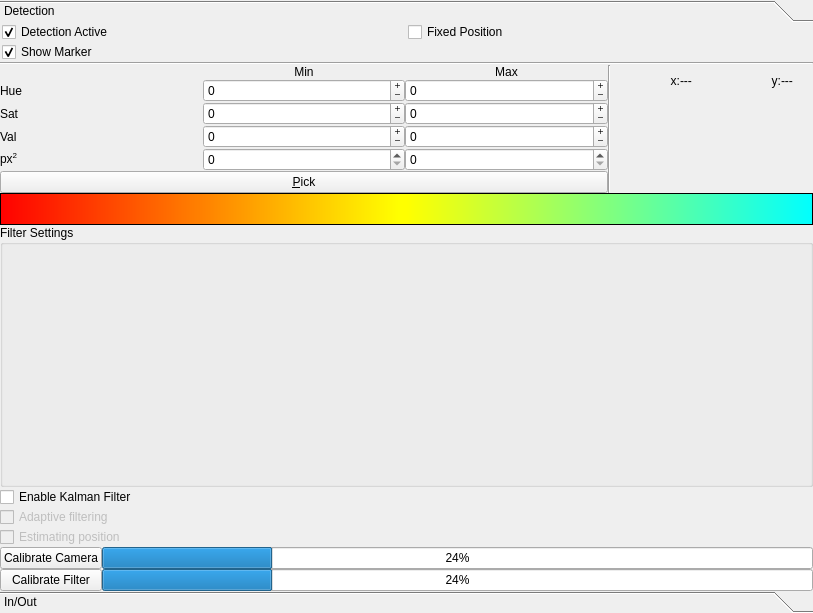
<?xml version="1.0" encoding="UTF-8"?>
<ui version="4.0">
 <class>tab_markers</class>
 <widget class="QWidget" name="tab_markers">
  <property name="geometry">
   <rect>
    <x>0</x>
    <y>0</y>
    <width>813</width>
    <height>613</height>
   </rect>
  </property>
  <property name="windowTitle">
   <string>Form</string>
  </property>
  <layout class="QGridLayout" name="gridLayout">
   <property name="leftMargin">
    <number>0</number>
   </property>
   <property name="topMargin">
    <number>0</number>
   </property>
   <property name="rightMargin">
    <number>0</number>
   </property>
   <property name="bottomMargin">
    <number>0</number>
   </property>
   <property name="spacing">
    <number>0</number>
   </property>
   <item row="0" column="0">
    <layout class="QGridLayout" name="gridLayout_2">
     <property name="spacing">
      <number>1</number>
     </property>
     <item row="0" column="0">
      <widget class="QToolBox" name="toolBox">
       <property name="currentIndex">
        <number>0</number>
       </property>
       <property name="tabSpacing">
        <number>0</number>
       </property>
       <widget class="QWidget" name="page_marker_detection">
        <property name="geometry">
         <rect>
          <x>0</x>
          <y>0</y>
          <width>811</width>
          <height>569</height>
         </rect>
        </property>
        <attribute name="label">
         <string>Detection</string>
        </attribute>
        <layout class="QGridLayout" name="gridLayout_6">
         <property name="leftMargin">
          <number>0</number>
         </property>
         <property name="topMargin">
          <number>0</number>
         </property>
         <property name="rightMargin">
          <number>0</number>
         </property>
         <property name="bottomMargin">
          <number>0</number>
         </property>
         <property name="spacing">
          <number>0</number>
         </property>
         <item row="9" column="0">
          <layout class="QGridLayout" name="layout_feature_parameters">
           <property name="spacing">
            <number>0</number>
           </property>
           <item row="1" column="2">
            <widget class="QSpinBox" name="spin_hue_min">
             <property name="wrapping">
              <bool>true</bool>
             </property>
             <property name="buttonSymbols">
              <enum>QAbstractSpinBox::PlusMinus</enum>
             </property>
             <property name="accelerated">
              <bool>true</bool>
             </property>
             <property name="maximum">
              <number>179</number>
             </property>
            </widget>
           </item>
           <item row="0" column="3">
            <widget class="QLabel" name="lbl_max">
             <property name="layoutDirection">
              <enum>Qt::LeftToRight</enum>
             </property>
             <property name="text">
              <string>Max</string>
             </property>
             <property name="alignment">
              <set>Qt::AlignCenter</set>
             </property>
            </widget>
           </item>
           <item row="0" column="2">
            <widget class="QLabel" name="lbl_min">
             <property name="layoutDirection">
              <enum>Qt::LeftToRight</enum>
             </property>
             <property name="text">
              <string>Min</string>
             </property>
             <property name="alignment">
              <set>Qt::AlignCenter</set>
             </property>
            </widget>
           </item>
           <item row="2" column="2">
            <widget class="QSpinBox" name="spin_sat_min">
             <property name="wrapping">
              <bool>true</bool>
             </property>
             <property name="frame">
              <bool>true</bool>
             </property>
             <property name="buttonSymbols">
              <enum>QAbstractSpinBox::PlusMinus</enum>
             </property>
             <property name="accelerated">
              <bool>true</bool>
             </property>
             <property name="maximum">
              <number>255</number>
             </property>
            </widget>
           </item>
           <item row="4" column="3">
            <widget class="QSpinBox" name="spin_area_max">
             <property name="maximum">
              <number>99999</number>
             </property>
            </widget>
           </item>
           <item row="3" column="2">
            <widget class="QSpinBox" name="spin_val_min">
             <property name="wrapping">
              <bool>true</bool>
             </property>
             <property name="frame">
              <bool>true</bool>
             </property>
             <property name="buttonSymbols">
              <enum>QAbstractSpinBox::PlusMinus</enum>
             </property>
             <property name="accelerated">
              <bool>true</bool>
             </property>
             <property name="maximum">
              <number>255</number>
             </property>
            </widget>
           </item>
           <item row="1" column="3">
            <widget class="QSpinBox" name="spin_hue_max">
             <property name="wrapping">
              <bool>true</bool>
             </property>
             <property name="frame">
              <bool>true</bool>
             </property>
             <property name="buttonSymbols">
              <enum>QAbstractSpinBox::PlusMinus</enum>
             </property>
             <property name="accelerated">
              <bool>true</bool>
             </property>
             <property name="maximum">
              <number>179</number>
             </property>
            </widget>
           </item>
           <item row="2" column="1">
            <widget class="QLabel" name="lbl_sat">
             <property name="text">
              <string>Sat</string>
             </property>
             <property name="margin">
              <number>2</number>
             </property>
            </widget>
           </item>
           <item row="3" column="1">
            <widget class="QLabel" name="lbl_val">
             <property name="text">
              <string>Val</string>
             </property>
             <property name="margin">
              <number>2</number>
             </property>
            </widget>
           </item>
           <item row="4" column="1">
            <widget class="QLabel" name="lbl_min_area">
             <property name="text">
              <string>&lt;html&gt;&lt;head/&gt;&lt;body&gt;&lt;p&gt;px&lt;span style=&quot; vertical-align:super;&quot;&gt;2&lt;/span&gt;&lt;/p&gt;&lt;/body&gt;&lt;/html&gt;</string>
             </property>
             <property name="margin">
              <number>2</number>
             </property>
            </widget>
           </item>
           <item row="1" column="1">
            <widget class="QLabel" name="lbl_hue">
             <property name="text">
              <string>Hue</string>
             </property>
             <property name="margin">
              <number>2</number>
             </property>
            </widget>
           </item>
           <item row="2" column="3">
            <widget class="QSpinBox" name="spin_sat_max">
             <property name="wrapping">
              <bool>true</bool>
             </property>
             <property name="frame">
              <bool>true</bool>
             </property>
             <property name="buttonSymbols">
              <enum>QAbstractSpinBox::PlusMinus</enum>
             </property>
             <property name="accelerated">
              <bool>true</bool>
             </property>
             <property name="maximum">
              <number>255</number>
             </property>
            </widget>
           </item>
           <item row="3" column="3">
            <widget class="QSpinBox" name="spin_val_max">
             <property name="wrapping">
              <bool>true</bool>
             </property>
             <property name="frame">
              <bool>true</bool>
             </property>
             <property name="buttonSymbols">
              <enum>QAbstractSpinBox::PlusMinus</enum>
             </property>
             <property name="accelerated">
              <bool>true</bool>
             </property>
             <property name="maximum">
              <number>255</number>
             </property>
            </widget>
           </item>
           <item row="0" column="4" rowspan="8">
            <widget class="Line" name="line_2">
             <property name="orientation">
              <enum>Qt::Vertical</enum>
             </property>
            </widget>
           </item>
           <item row="4" column="2">
            <widget class="QSpinBox" name="spin_area_min">
             <property name="maximum">
              <number>99999</number>
             </property>
            </widget>
           </item>
           <item row="0" column="5" rowspan="6">
            <layout class="QGridLayout" name="gridLayout_5">
             <item row="1" column="0">
              <widget class="QLabel" name="lbl_xlbl">
               <property name="text">
                <string>x:</string>
               </property>
               <property name="alignment">
                <set>Qt::AlignRight|Qt::AlignTrailing|Qt::AlignVCenter</set>
               </property>
              </widget>
             </item>
             <item row="1" column="1">
              <widget class="QLabel" name="lbl_x">
               <property name="sizePolicy">
                <sizepolicy hsizetype="Preferred" vsizetype="Preferred">
                 <horstretch>0</horstretch>
                 <verstretch>0</verstretch>
                </sizepolicy>
               </property>
               <property name="minimumSize">
                <size>
                 <width>32</width>
                 <height>0</height>
                </size>
               </property>
               <property name="maximumSize">
                <size>
                 <width>32</width>
                 <height>16777215</height>
                </size>
               </property>
               <property name="text">
                <string>---</string>
               </property>
               <property name="alignment">
                <set>Qt::AlignLeading|Qt::AlignLeft|Qt::AlignVCenter</set>
               </property>
               <property name="margin">
                <number>1</number>
               </property>
              </widget>
             </item>
             <item row="1" column="2">
              <widget class="QLabel" name="lbl_y_lbl">
               <property name="text">
                <string>y:</string>
               </property>
               <property name="alignment">
                <set>Qt::AlignRight|Qt::AlignTrailing|Qt::AlignVCenter</set>
               </property>
              </widget>
             </item>
             <item row="1" column="3">
              <widget class="QLabel" name="lbl_y">
               <property name="sizePolicy">
                <sizepolicy hsizetype="Preferred" vsizetype="Preferred">
                 <horstretch>0</horstretch>
                 <verstretch>0</verstretch>
                </sizepolicy>
               </property>
               <property name="minimumSize">
                <size>
                 <width>32</width>
                 <height>0</height>
                </size>
               </property>
               <property name="maximumSize">
                <size>
                 <width>32</width>
                 <height>16777215</height>
                </size>
               </property>
               <property name="text">
                <string>---</string>
               </property>
               <property name="alignment">
                <set>Qt::AlignLeading|Qt::AlignLeft|Qt::AlignVCenter</set>
               </property>
               <property name="margin">
                <number>1</number>
               </property>
              </widget>
             </item>
             <item row="2" column="0" colspan="4">
              <layout class="QGridLayout" name="gridLayout_4">
               <item row="0" column="0">
                <widget class="QLabel" name="lbl_zoom">
                 <property name="minimumSize">
                  <size>
                   <width>96</width>
                   <height>96</height>
                  </size>
                 </property>
                 <property name="maximumSize">
                  <size>
                   <width>96</width>
                   <height>96</height>
                  </size>
                 </property>
                 <property name="text">
                  <string/>
                 </property>
                 <property name="scaledContents">
                  <bool>true</bool>
                 </property>
                 <property name="alignment">
                  <set>Qt::AlignCenter</set>
                 </property>
                </widget>
               </item>
              </layout>
             </item>
            </layout>
           </item>
           <item row="5" column="1" colspan="3">
            <widget class="QPushButton" name="btn_pick_color">
             <property name="sizePolicy">
              <sizepolicy hsizetype="Ignored" vsizetype="Fixed">
               <horstretch>0</horstretch>
               <verstretch>0</verstretch>
              </sizepolicy>
             </property>
             <property name="toolTip">
              <string>Pick thresholds from image by dragging frame around the spot of interest</string>
             </property>
             <property name="statusTip">
              <string>Pick range from image</string>
             </property>
             <property name="text">
              <string>&amp;Pick</string>
             </property>
             <property name="checkable">
              <bool>true</bool>
             </property>
             <property name="flat">
              <bool>false</bool>
             </property>
            </widget>
           </item>
          </layout>
         </item>
         <item row="7" column="0">
          <layout class="QGridLayout" name="gridLayout_3" columnminimumwidth="0,0">
           <property name="leftMargin">
            <number>2</number>
           </property>
           <property name="topMargin">
            <number>0</number>
           </property>
           <property name="spacing">
            <number>0</number>
           </property>
           <item row="0" column="0">
            <widget class="QCheckBox" name="ckb_track">
             <property name="text">
              <string>Detection Active</string>
             </property>
             <property name="checked">
              <bool>true</bool>
             </property>
            </widget>
           </item>
           <item row="2" column="0">
            <widget class="QCheckBox" name="ckb_marker">
             <property name="text">
              <string>Show Marker</string>
             </property>
             <property name="checked">
              <bool>true</bool>
             </property>
            </widget>
           </item>
           <item row="0" column="1">
            <widget class="QCheckBox" name="ckb_fixed_pos">
             <property name="text">
              <string>Fixed Position</string>
             </property>
            </widget>
           </item>
          </layout>
         </item>
         <item row="8" column="0">
          <widget class="Line" name="line">
           <property name="orientation">
            <enum>Qt::Horizontal</enum>
           </property>
          </widget>
         </item>
         <item row="10" column="0">
          <layout class="QVBoxLayout" name="verticalLayout_4">
           <property name="spacing">
            <number>0</number>
           </property>
           <item>
            <widget class="QLabel" name="lbl_colorspace">
             <property name="sizePolicy">
              <sizepolicy hsizetype="Minimum" vsizetype="Expanding">
               <horstretch>0</horstretch>
               <verstretch>0</verstretch>
              </sizepolicy>
             </property>
             <property name="maximumSize">
              <size>
               <width>16777215</width>
               <height>32</height>
              </size>
             </property>
             <property name="styleSheet">
              <string notr="true">background-color:qlineargradient(spread:pad, x1:0, y1:0, x2:1, y2:0,stop:0 hsva(0, 255, 255, 255),stop:0.49 hsva(60, 255, 255, 255),stop:0.5 hsva(60, 255, 255, 255),stop:1 hsva(180, 255, 255, 255));</string>
             </property>
             <property name="frameShape">
              <enum>QFrame::StyledPanel</enum>
             </property>
             <property name="text">
              <string/>
             </property>
             <property name="indent">
              <number>0</number>
             </property>
            </widget>
           </item>
           <item>
            <widget class="QGroupBox" name="FilterSettings">
             <property name="title">
              <string>Filter Settings</string>
             </property>
            </widget>
           </item>
           <item>
            <widget class="QCheckBox" name="enable_filter">
             <property name="text">
              <string>Enable Kalman Filter</string>
             </property>
            </widget>
           </item>
           <item>
            <widget class="QCheckBox" name="enable_adaptive">
             <property name="enabled">
              <bool>false</bool>
             </property>
             <property name="text">
              <string>Adaptive filtering</string>
             </property>
            </widget>
           </item>
           <item>
            <widget class="QCheckBox" name="ckb_prediction">
             <property name="enabled">
              <bool>false</bool>
             </property>
             <property name="text">
              <string>Estimating position</string>
             </property>
             <property name="checked">
              <bool>false</bool>
             </property>
            </widget>
           </item>
           <item>
            <layout class="QGridLayout" name="gridLayout_12">
             <item row="1" column="1">
              <widget class="QProgressBar" name="sensorProgress">
               <property name="value">
                <number>24</number>
               </property>
              </widget>
             </item>
             <item row="1" column="0">
              <widget class="QPushButton" name="CalibRBtn">
               <property name="text">
                <string>Calibrate Camera</string>
               </property>
              </widget>
             </item>
             <item row="2" column="0">
              <widget class="QPushButton" name="CalibQBtn">
               <property name="text">
                <string>Calibrate Filter</string>
               </property>
              </widget>
             </item>
             <item row="2" column="1">
              <widget class="QProgressBar" name="measurementProgress">
               <property name="value">
                <number>24</number>
               </property>
              </widget>
             </item>
            </layout>
           </item>
          </layout>
         </item>
        </layout>
       </widget>
       <widget class="QWidget" name="page_feature_IO">
        <property name="geometry">
         <rect>
          <x>0</x>
          <y>0</y>
          <width>158</width>
          <height>86</height>
         </rect>
        </property>
        <attribute name="label">
         <string>In/Out</string>
        </attribute>
        <layout class="QGridLayout" name="gridLayout_7">
         <property name="leftMargin">
          <number>0</number>
         </property>
         <property name="topMargin">
          <number>0</number>
         </property>
         <property name="rightMargin">
          <number>0</number>
         </property>
         <property name="bottomMargin">
          <number>0</number>
         </property>
         <item row="0" column="0">
          <layout class="QGridLayout" name="gridLayout_9">
           <item row="1" column="1">
            <widget class="QPushButton" name="pushButton_12">
             <property name="enabled">
              <bool>false</bool>
             </property>
             <property name="text">
              <string>Save</string>
             </property>
            </widget>
           </item>
           <item row="2" column="1">
            <widget class="QPushButton" name="pushButton_13">
             <property name="enabled">
              <bool>false</bool>
             </property>
             <property name="text">
              <string>Delete</string>
             </property>
            </widget>
           </item>
           <item row="2" column="0">
            <widget class="QPushButton" name="pushButton_14">
             <property name="enabled">
              <bool>false</bool>
             </property>
             <property name="text">
              <string>Clone</string>
             </property>
            </widget>
           </item>
           <item row="1" column="0">
            <widget class="QPushButton" name="pushButton_15">
             <property name="enabled">
              <bool>false</bool>
             </property>
             <property name="text">
              <string>Open</string>
             </property>
            </widget>
           </item>
           <item row="0" column="0" colspan="2">
            <widget class="QComboBox" name="combo_label">
             <property name="enabled">
              <bool>false</bool>
             </property>
             <property name="editable">
              <bool>true</bool>
             </property>
            </widget>
           </item>
           <item row="3" column="0" rowspan="2" colspan="2">
            <spacer name="verticalSpacer_5">
             <property name="orientation">
              <enum>Qt::Vertical</enum>
             </property>
             <property name="sizeHint" stdset="0">
              <size>
               <width>20</width>
               <height>40</height>
              </size>
             </property>
            </spacer>
           </item>
          </layout>
         </item>
        </layout>
       </widget>
      </widget>
     </item>
    </layout>
   </item>
  </layout>
 </widget>
 <tabstops>
  <tabstop>spin_hue_min</tabstop>
  <tabstop>spin_hue_max</tabstop>
  <tabstop>spin_sat_min</tabstop>
  <tabstop>spin_sat_max</tabstop>
  <tabstop>spin_val_min</tabstop>
  <tabstop>spin_val_max</tabstop>
  <tabstop>spin_area_min</tabstop>
  <tabstop>spin_area_max</tabstop>
  <tabstop>btn_pick_color</tabstop>
  <tabstop>pushButton_12</tabstop>
  <tabstop>pushButton_13</tabstop>
  <tabstop>pushButton_14</tabstop>
  <tabstop>pushButton_15</tabstop>
  <tabstop>combo_label</tabstop>
 </tabstops>
 <resources/>
 <connections/>
</ui>
